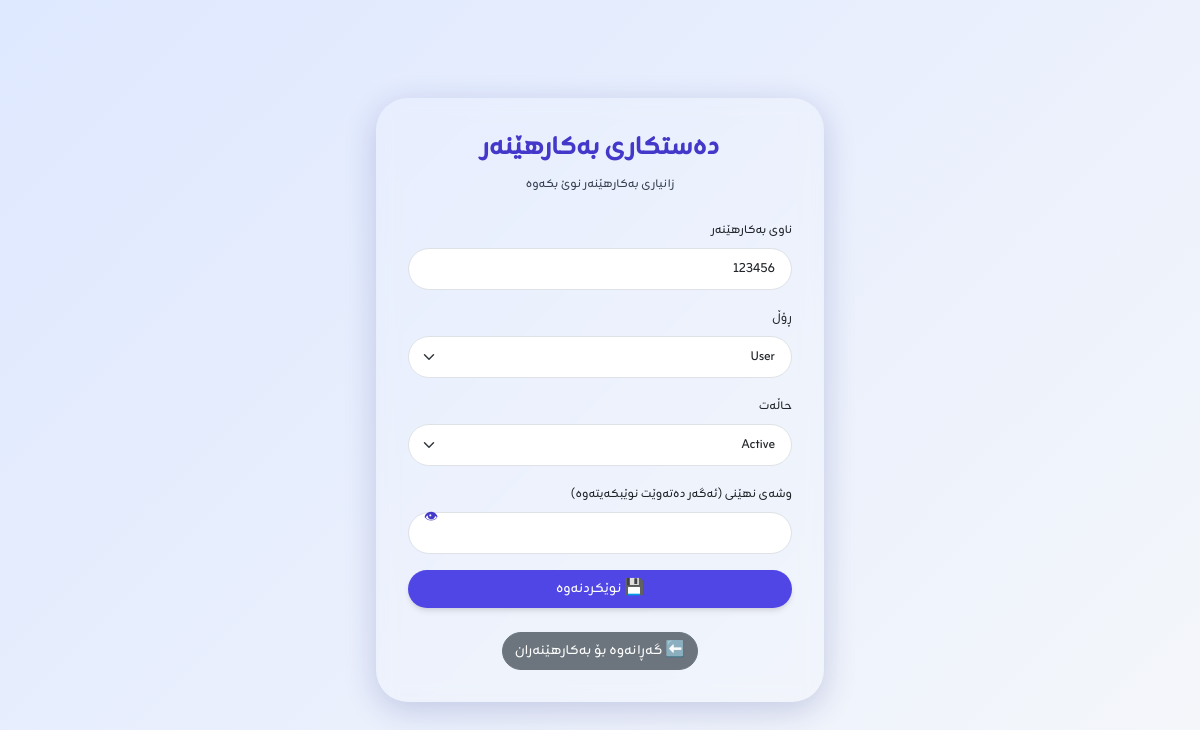
Page /views/ctrluser/users_edit.php?id=7 (signed in) on the committed database.
### tables this page shows
CREATE TABLE `users` (
  `id` int(11) NOT NULL AUTO_INCREMENT,
  `username` varchar(50) NOT NULL,
  `password` varchar(255) NOT NULL,
  `fullname` varchar(100) NOT NULL,
  `email` varchar(100) DEFAULT NULL,
  `phone` varchar(20) DEFAULT NULL,
  `role_id` int(11) DEFAULT NULL,
  `status` enum('active','inactive') DEFAULT 'active',
  `last_login` datetime DEFAULT NULL,
  `created_at` timestamp NULL DEFAULT current_timestamp(),
  PRIMARY KEY (`id`),
  UNIQUE KEY `username` (`username`),
  KEY `role_id` (`role_id`),
  KEY `role_id_2` (`role_id`),
  CONSTRAINT `fk_role_id` FOREIGN KEY (`role_id`) REFERENCES `roles` (`id`),
  CONSTRAINT `fk_users_roles` FOREIGN KEY (`role_id`) REFERENCES `roles` (`id`) ON UPDATE CASCADE,
  CONSTRAINT `users_ibfk_1` FOREIGN KEY (`role_id`) REFERENCES `roles` (`id`)
);

### views/ctrluser/users_edit.php (the view, shortened to what this page needs)
<?php
include '../../includes/db.php';
$id = intval($_GET['id']);
$query = "SELECT * FROM users WHERE id = $id";
$result = mysqli_query($conn, $query);
$user = mysqli_fetch_assoc($result);
?>
<!DOCTYPE html>
<html lang="ku" dir="rtl">
<head>
    <link href="https://cdn.jsdelivr.net/npm/bootstrap@5.3.0/dist/css/bootstrap.rtl.min.css" rel="stylesheet">
    <script src="https://cdn.tailwindcss.com"></script>
</head>
<body class="flex items-center justify-center min-h-screen p-4">
    <div class="glass max-w-md w-full animate-fade-in space-y-6">
        <div class="text-center">
            <h1 class="text-3xl font-bold text-indigo-700 animate-pulse"> دەستکاری بەکارهێنەر</h1>
            <p class="text-sm mt-2 text-gray-700">زانیاری بەکارهێنەر نوێ بکەوە</p>
        </div>
        <form method="POST" class="space-y-4">
            <div>
                <label class="form-label text-sm">ناوی بەکارهێنەر</label>
                <input type="text" name="username" value="<?= htmlspecialchars($user['username']); ?>" class="form-control rounded-pill py-2 px-3" required>
            </div>
            <div>
                <label class="form-label text-sm">ڕۆڵ</label>
                <select name="role_id" class="form-select rounded-pill py-2 px-3" required>
                    <option value="2" <?= ($user['role_id'] == '2') ? 'selected' : ''; ?>>User</option>
                </select>
            </div>
            <div>
                <label class="form-label text-sm">حاڵەت</label>
                <select name="status" class="form-select rounded-pill py-2 px-3" required>
                    <option value="active" <?= ($user['status'] == 'active') ? 'selected' : ''; ?>>Active</option>
                </select>
            </div>
            <div class="relative">
                <label class="form-label text-sm">وشەی نهێنی (ئەگەر دەتەوێت نوێبکەیتەوە)</label>
                <input type="password" id="password" name="password" class="form-control rounded-pill py-2 px-3">
                <button type="button" onclick="togglePassword()" class="absolute top-50 end-0 translate-middle-y px-3 py-1 text-indigo-700 hover:text-indigo-900 text-sm">👁</button>
            </div>
            <button type="submit" name="update_user" class="btn w-100 text-white rounded-pill shadow-md transition-transform hover:scale-105" style="background-color: #4F46E5;">
                💾 نوێکردنەوە
            </button>
        </form>
        <div class="text-center mt-4">
            <a href="users.php" class="btn btn-secondary rounded-pill">⬅️ گەڕانەوە بۆ بەکارهێنەران</a>
        </div>
    </div>
</body>
</html>

### views/ctrluser/users_edit.php (style rules this page uses)
body { font-family: 'Zain', sans-serif; background-color: #dee8ff; background-image: linear-gradient(135deg, #dee8ff, #f5f7fa); }
.glass { background: rgba(255, 255, 255, 0.15); backdrop-filter: blur(10px); border-radius: 2rem; box-shadow: 0 8px 32px rgba(31, 38, 135, 0.2); padding: 2rem; }

### rows in the picture
users: username "123456", role_id "User", status "Active"
